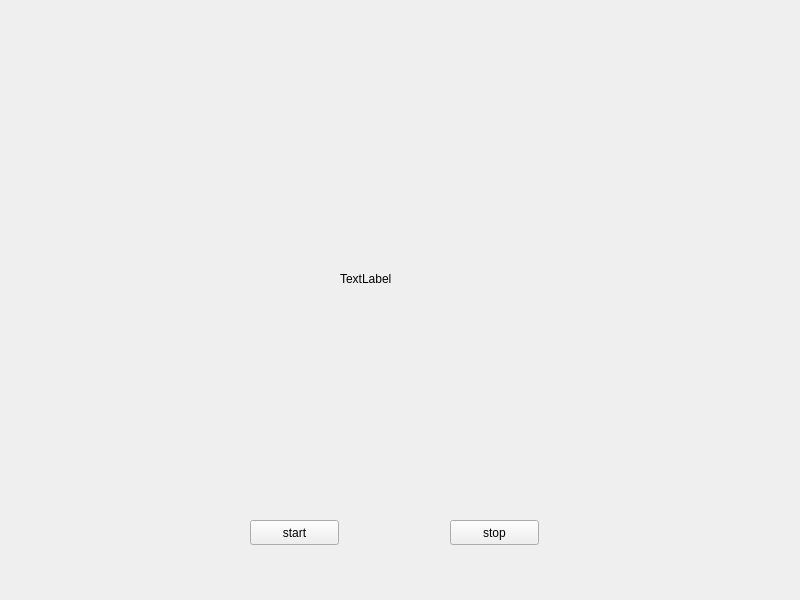
<?xml version="1.0" encoding="UTF-8"?>
<ui version="4.0">
 <class>Widget</class>
 <widget class="QWidget" name="Widget">
  <property name="geometry">
   <rect>
    <x>0</x>
    <y>0</y>
    <width>800</width>
    <height>600</height>
   </rect>
  </property>
  <property name="windowTitle">
   <string>Widget</string>
  </property>
  <widget class="QLabel" name="label">
   <property name="geometry">
    <rect>
     <x>200</x>
     <y>140</y>
     <width>331</width>
     <height>281</height>
    </rect>
   </property>
   <property name="text">
    <string/>
   </property>
  </widget>
  <widget class="QPushButton" name="startButton">
   <property name="geometry">
    <rect>
     <x>250</x>
     <y>520</y>
     <width>89</width>
     <height>25</height>
    </rect>
   </property>
   <property name="text">
    <string>start</string>
   </property>
  </widget>
  <widget class="QPushButton" name="stopButton">
   <property name="geometry">
    <rect>
     <x>450</x>
     <y>520</y>
     <width>89</width>
     <height>25</height>
    </rect>
   </property>
   <property name="text">
    <string>stop</string>
   </property>
  </widget>
  <widget class="QLabel" name="label_2">
   <property name="geometry">
    <rect>
     <x>340</x>
     <y>270</y>
     <width>67</width>
     <height>17</height>
    </rect>
   </property>
   <property name="text">
    <string>TextLabel</string>
   </property>
  </widget>
 </widget>
 <resources/>
 <connections/>
</ui>
